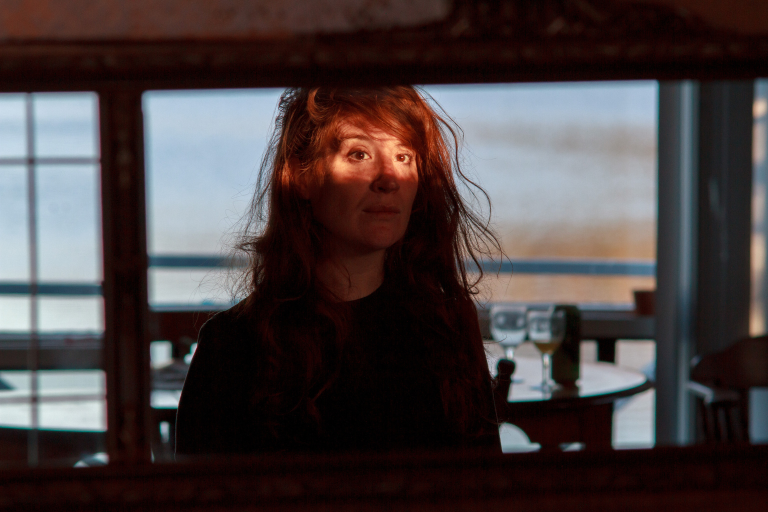
#> input picture experiments/ColorMatchLab/captures/rd23_shadowed_portrait/source.png, 1536 x 1024 px, found by its file name (shown at 1/2 size)
$ python record_rd29_core_detail.py
#> lines starting #> are read from the running program, lines starting #| are printed output that depends on the picture
"""Record exploratory spatial-detail metrics for saved RD27 Core PNG outputs."""
from __future__ import annotations

import csv
import hashlib
import json
from pathlib import Path

import numpy as np
from PIL import Image


ROOT = Path(__file__).resolve().parent
REPO = ROOT.parent.parent
RD27 = ROOT / "captures" / "rd27_core_natural_scene"
RD18 = ROOT / "captures" / "rd18_lamp_white_roi"
OUTPUT = ROOT / "captures" / "rd29_core_detail"
METHODS = ("Reinhard", "MeanStddev", "Histogram")
PAD = 18


def sha(path: Path) -> str:
    digest = hashlib.sha256()
    with path.open("rb") as stream:
        for chunk in iter(lambda: stream.read(1024 * 1024), b""):
            digest.update(chunk)
    return digest.hexdigest()


def read_srgb(path: Path) -> tuple[np.ndarray, np.ndarray]:
    with Image.open(path) as image:
#> image is the input picture: PIL image 1536x1024 RGB; mean R, G, B 71.7, 62.7, 63.5
        rgb8 = np.asarray(image.convert("RGB"), dtype=np.uint8)
    encoded = rgb8.astype(np.float64) / 255.0
    linear = np.where(encoded <= 0.04045,
                      encoded / 12.92,
                      ((encoded + 0.055) / 1.055) ** 2.4)
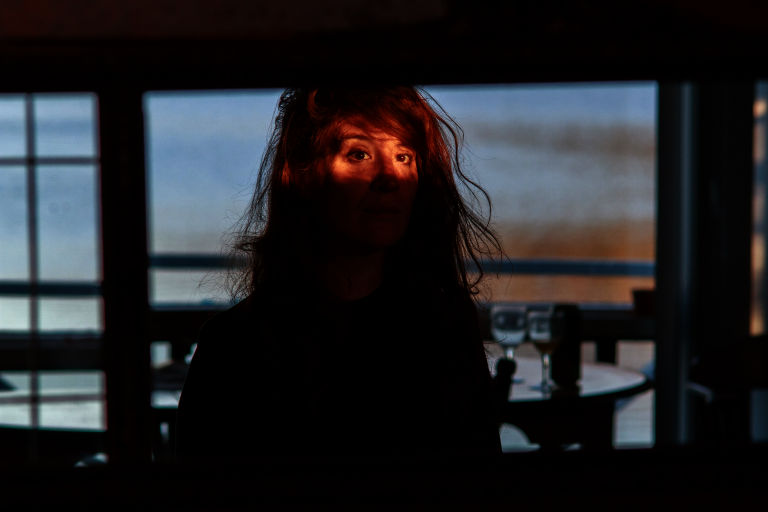
#> linear: shape (1024, 1536, 3) float64 (shown at 1/2 size); mean R, G, B 0.131, 0.133, 0.146
    y = (0.2126 * linear[..., 0] +
         0.7152 * linear[..., 1] +
         0.0722 * linear[..., 2])
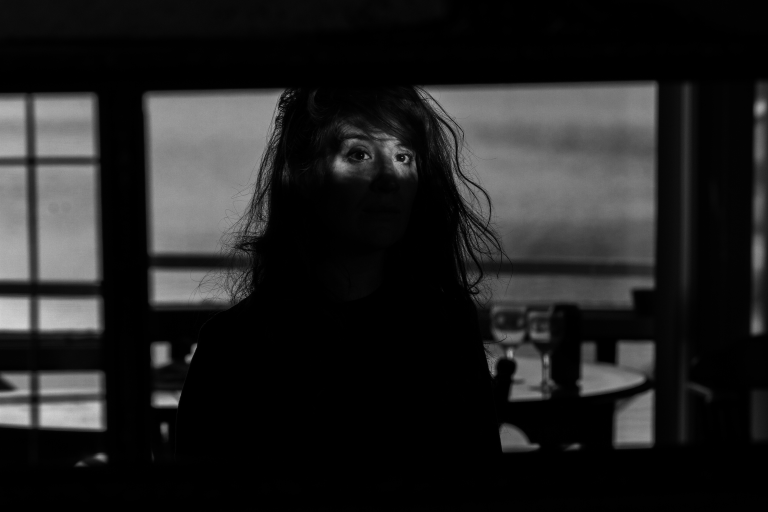
#> y: shape (1024, 1536) float64 (shown at 1/2 size); min 0, max 0.856, mean 0.134
    return rgb8, y


def gradients(y: np.ndarray) -> tuple[np.ndarray, np.ndarray, np.ndarray]:
    gx = np.zeros_like(y)
    gy = np.zeros_like(y)
    gx[:, 1:-1] = 0.5 * (y[:, 2:] - y[:, :-2])
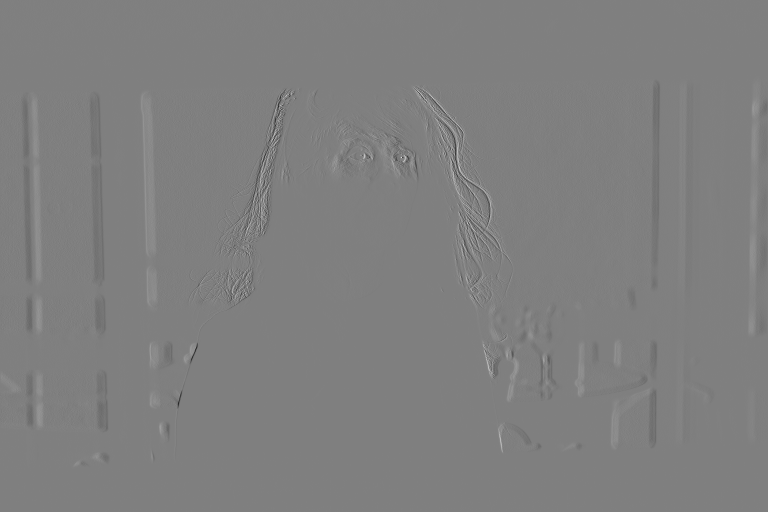
#> gx: shape (1024, 1536) float64 (shown at 1/2 size); min -0.323, max 0.322, mean -0.000164; drawn with min black and max white
    gy[1:-1, :] = 0.5 * (y[2:, :] - y[:-2, :])
    magnitude = np.hypot(gx, gy)
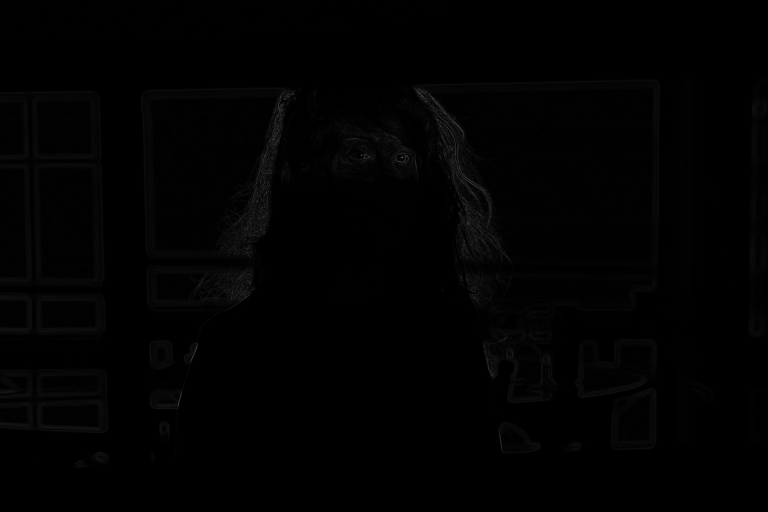
#> magnitude: shape (1024, 1536) float64 (shown at 1/2 size); min 0, max 0.366, mean 0.00712
    return gx, gy, magnitude


def region_masks() -> tuple[dict[str, np.ndarray], dict[str, dict[str, object]]]:
    with Image.open(RD27 / "source.png") as image:
        width, height = image.size
#> width = 1536; height = 1024
    masks: dict[str, np.ndarray] = {"whole_frame": np.ones((height, width), dtype=bool)}
    provenance: dict[str, dict[str, object]] = {"whole_frame": {"kind": "all pixels"}}
    for name in ("left_lampshade", "right_lampshade"):
        mask_path = RD18 / f"{name}_mask.png"
#> (the run stopped early here; a loop or call above may not have finished)
